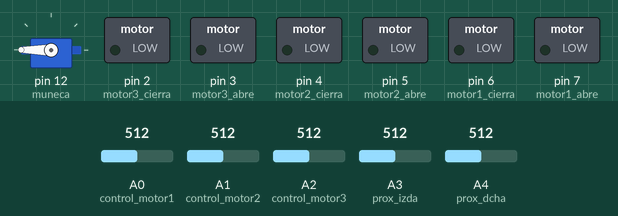
A sketch run on a simulated Arduino Uno, built with avr-gcc and run on an emulated ATmega328P. Shown: servo, switched loads named in the sketch (green lamp = pin HIGH). Inputs (shaded band) come from the test bench; at power-on: A3 (prox_izda) = 512, A4 (prox_dcha) = 512, A0 (control_motor1) = 512, A1 (control_motor2) = 512, A2 (control_motor3) = 512.

Above: at 1.2 s.
1.3 s: A3 (prox_izda) set to 792
2.8 s: A3 (prox_izda) set to 810
At 3.5 s:
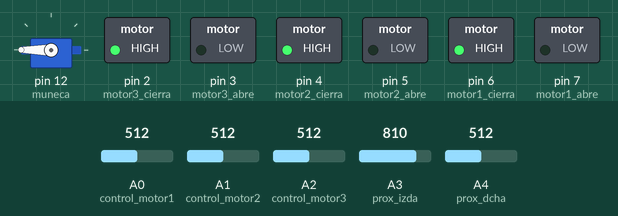
4.3 s: A4 (prox_dcha) set to 791
5.8 s: A4 (prox_dcha) set to 818
At 7.0 s:
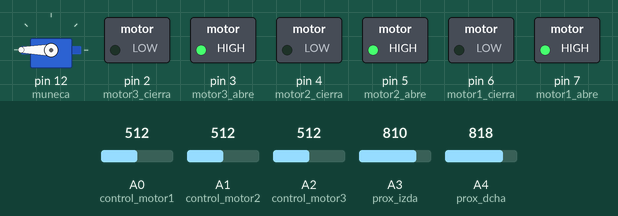
7.3 s: A4 (prox_dcha) set to 790
At 8.2 s:
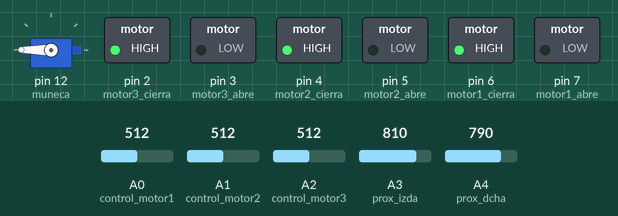
8.8 s: A4 (prox_dcha) set to 810
At 9.3 s:
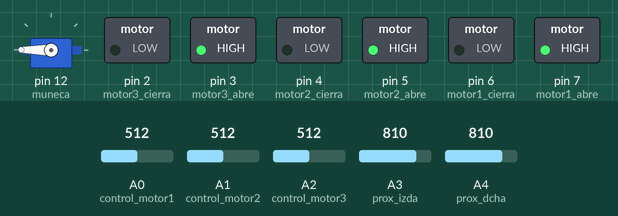
Timing chart, 0 to 11.3 s (numbered marks = the images above; inputs shaded):
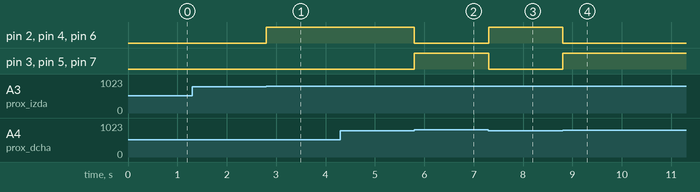

Measured:
- the behaviour switches between 799 and 800 on A3 (prox_izda) (found by bisection; images 0 and 1)
- the behaviour switches between 799 and 800 on A4 (prox_dcha) (found by bisection; images 1 and 2)
- after the input at 1.3 s, every drawn part: stays the same
- after the input at 2.8 s, pin 2 (motor3_cierra), pin 4 (motor2_cierra), pin 6 (motor1_cierra): LOW → HIGH at once
- after the input at 4.3 s, every drawn part: stays the same
- after the input at 5.8 s, pin 2 (motor3_cierra), pin 4 (motor2_cierra), pin 6 (motor1_cierra): HIGH → LOW at once; pin 3 (motor3_abre), pin 5 (motor2_abre), pin 7 (motor1_abre): LOW → HIGH at once
- after the input at 7.3 s, pin 2 (motor3_cierra), pin 4 (motor2_cierra), pin 6 (motor1_cierra): LOW → HIGH at once; pin 3 (motor3_abre), pin 5 (motor2_abre), pin 7 (motor1_abre): HIGH → LOW at once
- after the input at 8.8 s, pin 2 (motor3_cierra), pin 4 (motor2_cierra), pin 6 (motor1_cierra): HIGH → LOW at once; pin 3 (motor3_abre), pin 5 (motor2_abre), pin 7 (motor1_abre): LOW → HIGH at once

The sketch:

codigo_mano.ino
```cpp
/***   Included libraries  ***/
#include <Servo.h>

/***   Global variables and function definition  ***/
const int motor3_cierra = 2;
const int motor3_abre = 3;
const int motor2_cierra = 4;
const int motor2_abre = 5;
const int motor1_cierra = 6;
const int motor1_abre = 7;
Servo muneca;
const int control_motor1 = A0;
const int control_motor2 = A1;
const int control_motor3 = A2;
const int prox_dcha = A4;
const int prox_izda = A3;

float umbral_inf_dcho = 150;
float umbral_inf_izq = 150;
float umbral_abrir_dcho = 800;
float umbral_cerrar_izq = 800;
float control_motor1_max = 750;
float control_motor1_min = 150;
float control_motor2_max = 750;
float control_motor2_min = 150;
float control_motor3_max = 750;
float control_motor3_min = 150;
void abrir_motor1() {
    if (analogRead(control_motor1) <= control_motor1_max) {
        digitalWrite(motor1_abre, HIGH);
        digitalWrite(motor1_cierra, LOW);
    } else {
        digitalWrite(motor1_abre, LOW);
        digitalWrite(motor1_cierra, LOW);
    }
}
void cerrar_motor1() {
    if (analogRead(control_motor1) >= control_motor1_min) {
        digitalWrite(motor1_abre, LOW);
        digitalWrite(motor1_cierra, HIGH);
    } else {
        digitalWrite(motor1_abre, LOW);
        digitalWrite(motor1_cierra, LOW);
    }
}
void abrir_motor2() {
    if (analogRead(control_motor2) <= control_motor2_max) {
        digitalWrite(motor2_abre, HIGH);
        digitalWrite(motor2_cierra, LOW);
    } else {
        digitalWrite(motor2_abre, LOW);
        digitalWrite(motor2_cierra, LOW);
    }
}
void cerrar_motor2() {
    if (analogRead(control_motor2) >= control_motor2_min) {
        digitalWrite(motor2_abre, LOW);
        digitalWrite(motor2_cierra, HIGH);
    } else {
        digitalWrite(motor2_abre, LOW);
        digitalWrite(motor2_cierra, LOW);
    }
}
void abrir_motor3() {
    if (analogRead(control_motor3) <= control_motor3_max) {
        digitalWrite(motor3_abre, HIGH);
        digitalWrite(motor3_cierra, LOW);
    } else {
        digitalWrite(motor3_abre, LOW);
        digitalWrite(motor3_cierra, LOW);
    }
}
void cerrar_motor3() {
    if (analogRead(control_motor3) >= control_motor3_min) {
        digitalWrite(motor3_abre, LOW);
        digitalWrite(motor3_cierra, HIGH);
    } else {
        digitalWrite(motor3_abre, LOW);
        digitalWrite(motor3_cierra, LOW);
    }
}
void parar_todo() {
    digitalWrite(motor1_cierra, LOW);
    digitalWrite(motor1_abre, LOW);
    digitalWrite(motor2_abre, LOW);
    digitalWrite(motor2_cierra, LOW);
    digitalWrite(motor3_abre, LOW);
    digitalWrite(motor3_cierra, LOW);
}


/***   Setup  ***/
void setup() {
    pinMode(motor3_cierra, OUTPUT);
    pinMode(motor3_abre, OUTPUT);
    pinMode(motor2_cierra, OUTPUT);
    pinMode(motor2_abre, OUTPUT);
    pinMode(motor1_abre, OUTPUT);
    pinMode(motor1_cierra, OUTPUT);
    muneca.attach(12);
    pinMode(control_motor1, INPUT);
    pinMode(control_motor2, INPUT);
    pinMode(control_motor3, INPUT);
    pinMode(prox_dcha, INPUT);
    pinMode(prox_izda, INPUT);

}


/***   Loop  ***/
void loop() {
    if (analogRead(prox_dcha) >= umbral_abrir_dcho) {
        abrir_motor1();
        abrir_motor2();
        abrir_motor3();
    } else if (analogRead(prox_izda) >= umbral_cerrar_izq) {
        cerrar_motor1();
        cerrar_motor2();
        cerrar_motor3();
    } else if (analogRead(prox_dcha) >= umbral_inf_dcho) {
        parar_todo();
        muneca.write(180);
    } else if (analogRead(prox_izda) >= umbral_inf_izq) {
        parar_todo();
        muneca.write(0);
    } else {
        parar_todo();
    }
}
```
